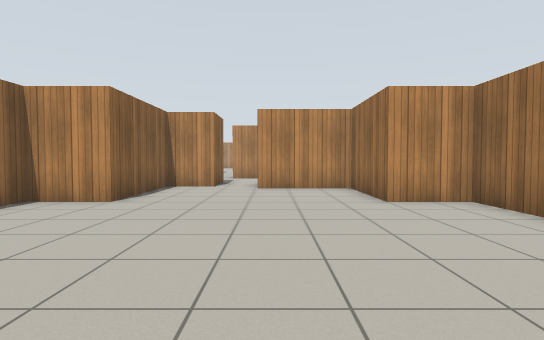
View 1 (above)

16 first-person views from a walk through a Gazebo world. The camera is 0.94 m above the floor, tilts 2° down and sees 80° across. The floor is counted in squares, 1 m on a side. Each view is taken from the middle of a square. On the plan, view 1 faces up. The plan holds only what a view shows up to about 12 squares ahead; the rest is blank. Simple patterns stand in for the simulator's built-in surfaces.

View 2
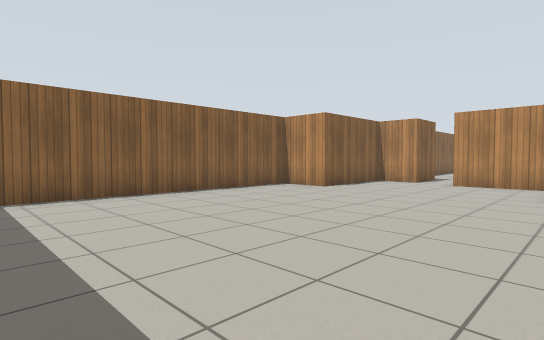

View 3
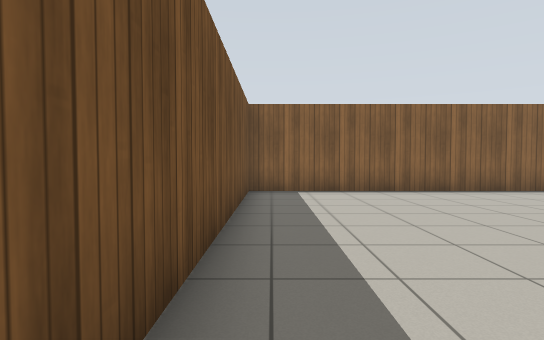

View 4
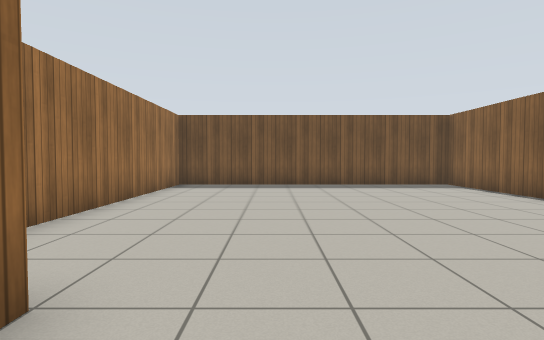

View 5
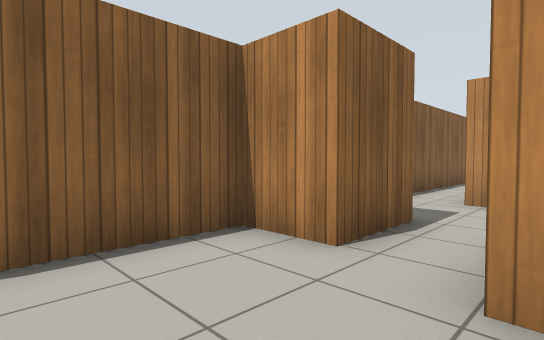

View 6
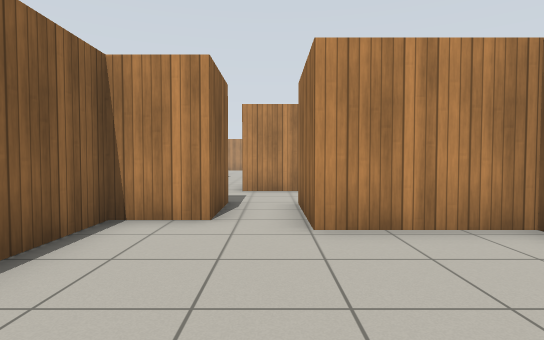

View 7
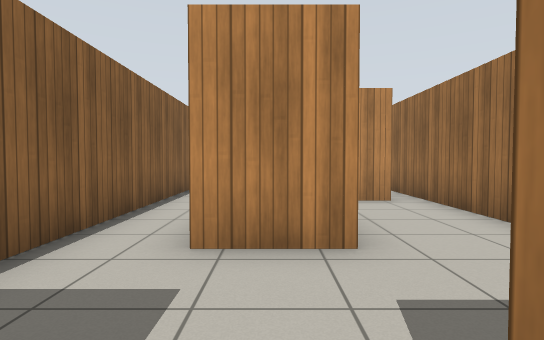

View 8
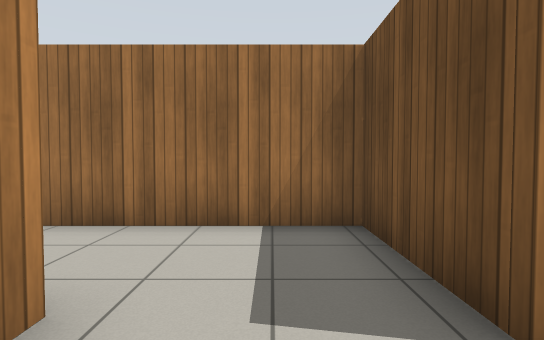

View 9
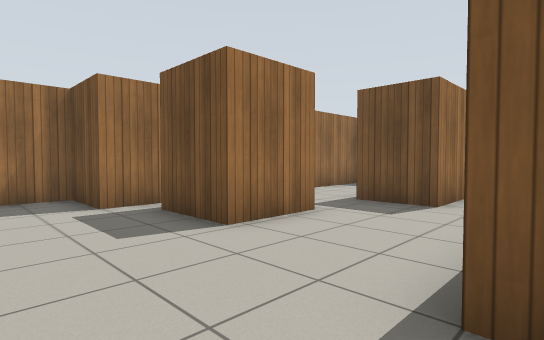

View 10
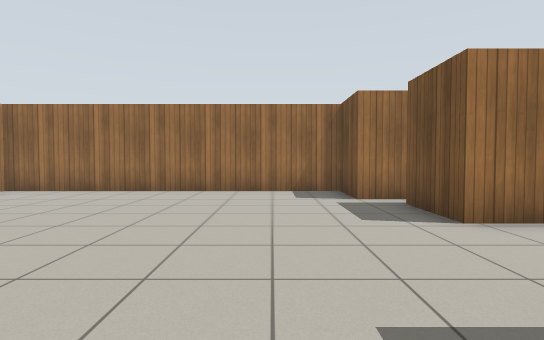

View 11
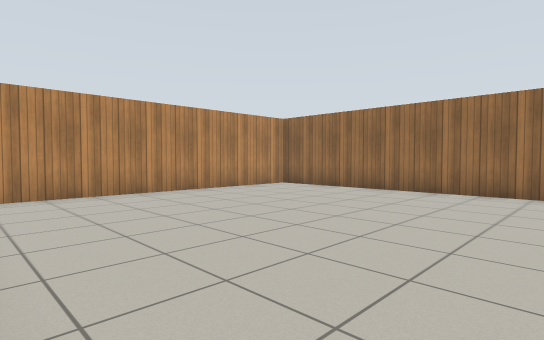

View 12
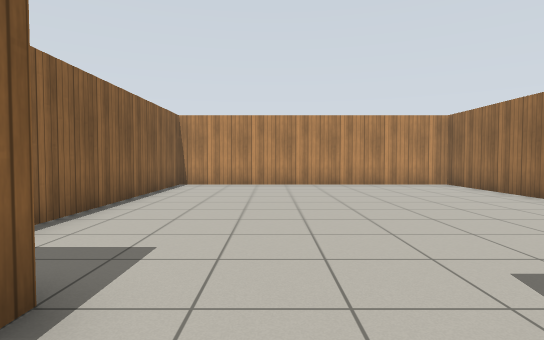

View 13
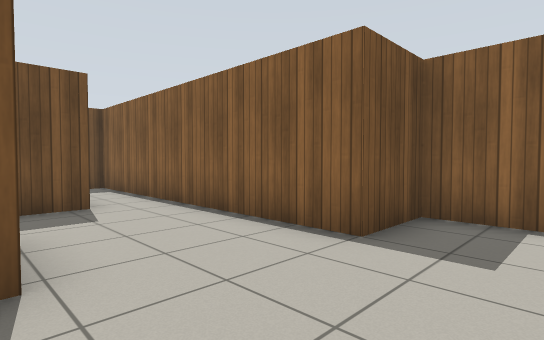

View 14
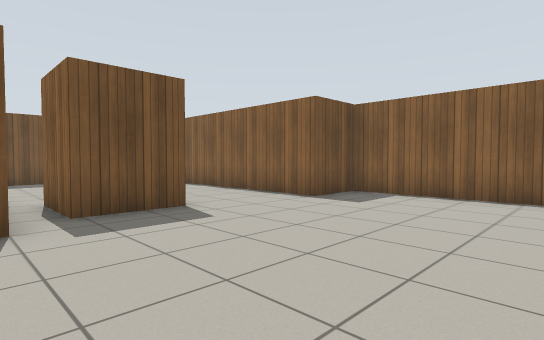

View 15
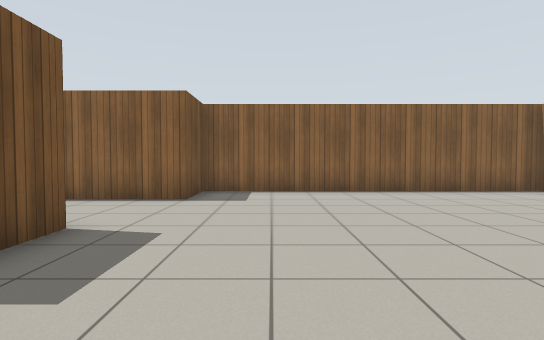

View 16
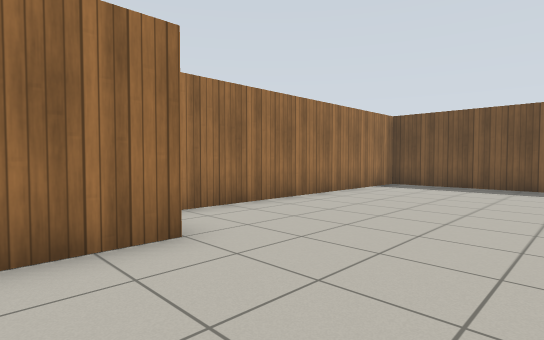

### Floor plan
Points are (right, up) in squares from view 1. A wall is a line through its corners. A room is listed if a view was taken in it or the views show most of it. See-through windows are left out.
Room 1 (views 1, 2, 3, 4, 5, 6, 16)
walls: (-1.9, 10.9) (-3.5, 10.9) (-3.5, 7) (-5.3, 7) (-5.3, -2.7) (4.3, -2.7) (4.3, 7) (2.5, 7) (2.5, 10.2) (-0.3, 10.2)
ways out: opening at (-1, 11.5) to room 2
Room 2 (views 7, 8)
walls: (0, 15.3) (-1.9, 15.3); (-1.9, 13) (-1.9, 10.9); (-0.3, 10.2) (-0.3, 12.7) (2.5, 12.7) (2.5, 17.6)
ways out: opening at (-1, 11.5) to room 1; opening at (1.5, 16.5) to room 3; opening at (-2, 14.5) to room 4
Room 3 (views 9, 10, 11, 12, 13, 14, 15)
walls: (-0.3, 19.1) (-0.3, 21.2) (1.7, 21.2) (1.7, 19.2) (0.9, 19.2); (2.5, 17.6) (2.5, 22) (4.3, 22) (4.3, 31.7) (-5.3, 31.7) (-5.3, 22) (-3.5, 22) (-3.5, 15.6); (-1.9, 15.3) (-1.9, 17.3) (0, 17.3)
ways out: opening at (1.5, 16.5) to room 2; opening at (-3, 16.5) to room 4
Room 4 (no view inside)
walls: (-3.5, 15.6) (-3.5, 12.9) (-3, 12.9)
ways out: opening at (-2, 14.5) to room 2; opening at (-3, 16.5) to room 3

Where each view was taken, in squares from view 1:
view 1: 0 up, 0 right, facing up
view 2: 2 down, 3 right, facing up-left
view 3: 2 down, 4 right, facing left
view 4: 9 up, 1 right, facing down
view 5: 8 up, 0 right, facing up-left
view 6: 6 up, 1 left, facing up
view 7: 12 up, 1 left, facing up
view 8: 14 up, 2 left, facing right
view 9: 24 up, 4 left, facing down-right
view 10: 24 up, 5 left, facing right
view 11: 23 up, 5 left, facing up-right
view 12: 20 up, 2 left, facing up
view 13: 24 up, 0 right, facing down-left
view 14: 27 up, 3 right, facing down-left
view 15: 24 up, 4 right, facing left
view 16: 9 up, 1 left, facing down-right
